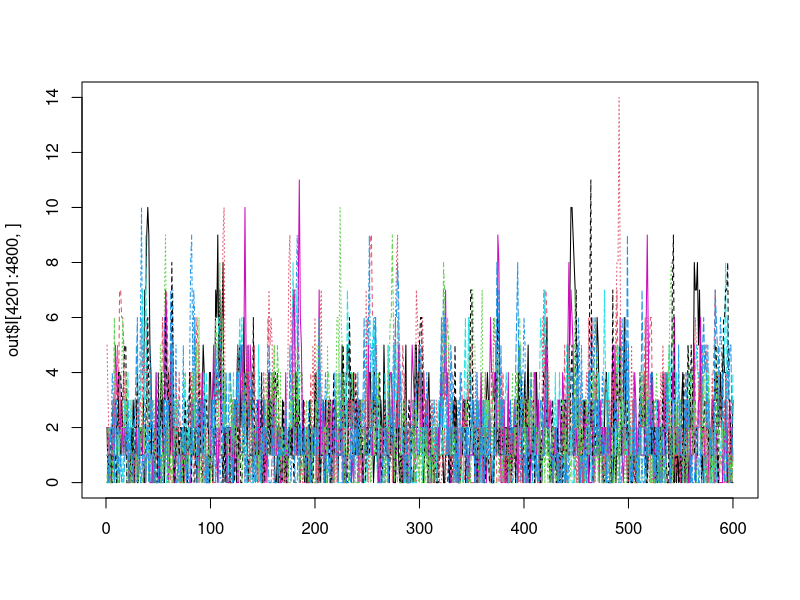

Here is the R script that generated this plot:



#' # init_pop: a function that initializes the target population
#' @param target_pop_size 
#' @param initPropImmune 
#' @param I0 
#'
#' @return 
#' @export
#'
#' @examples init_pop(10000, 0.3, 1)
init_pop <- function(target_pop_size, initPropImmune, I0) {
  immune <- floor(target_pop_size * initPropImmune)
  data.frame(
    S = target_pop_size - immune,
    I = I0,
    R = immune
  )
}

#' infect: a function that infects a proportion of the susceptible population
#'
#' @param births number of births per time period
#' @param migration positive integer number of migrations 
#' @param mortality_rate the number of natural deaths
#' @param run_type the dynamic way to run the function
#' @param browse if true, the browser will be opened for debugging purposes
#' @param beta 
#' @param target_pop 
#' @param rec_duration 
#'
#' @return a list with the current state of the system
#' @export 
#'
#' @examples infect(target_pop = init_pop(1000, 0.15, 1), beta = 0.012, births = 20, migration = 20, rec_duration = 7,mortality_rate = 0.2,run_type = 'det')
#' 
infect <- function(target_pop, 
                   beta, 
                   births, 
                   migration,
                   rec_duration,
                   mortality_rate, 
                   run_type = "det", 
                   browse = F
                   ) {
  
  if (browse) browser()
  
  pop_size <- sum(target_pop)
  
  switch(run_type,
    "det" = {
      It <- min(target_pop$S, beta * target_pop$S * target_pop$I) + migration
    },
    "stoc" = {
      infection_prob <- 1 - exp(-beta * target_pop$I)
      It <- rbinom(1, target_pop$S, infection_prob) + rpois(1, migration)
    }
  )
  pop_forward_step <- data.frame(
    S = target_pop$S + births - It - mortality_rate * target_pop$S,
    I = target_pop$I +  (1/rec_duration)*It,
    R = target_pop$R + (1/rec_duration)*It
  ) 
  return(pop_forward_step)
}


#' Title
#'
#' @param births 
#' @param migration 
#' @param mortality_rate 
#' @param vax_eff 
#' @param vax_rate 
#' @param n_team_type 
#' @param run_type 
#' @param browse 
#' @param target_pop 
#'
#' @return
#' @export
#'
#' @examples vaccinate(target_pop = init_pop(1000, 0.15, 1), births = 20, migration = 20, mortality_rate = 0.2, vax_eff = 0.95, vax_rate = 250, n_team_type = 1)
vaccinate <- function(target_pop, 
                      births, 
                      migration, 
                      mortality_rate, 
                      vax_eff, 
                      vax_rate,
                      n_team_type, 
                      run_type = "det", 
                      browse = F
                      ) {
  
  if (browse) browser()
  
  switch(run_type,
         "det" = {
           Rt <- min(target_pop$S, vax_rate*n_team_type*vax_eff) + migration
         },
         "stoc" = {
           Rt <- rbinom(1, vax_rate*n_team_type, vax_eff) + rpois(1, migration)
         }
  )
  pop_forward_step <- data.frame(
  S = target_pop$S + births - Rt - mortality_rate * target_pop$S,
  I = target_pop$I,
  R = target_pop$R + Rt
  )
  return(pop_forward_step)
}



#' Title
#'
#' @param beta 
#' @param births 
#' @param migration 
#' @param mortality_rate 
#' @param target_pop 
#' @param run_time 
#' @param rec_dur 
#' @param vax_day 
#' @param vax_efficacy 
#' @param orv_duration 
#' @param n_team_type 
#' @param team_performance 
#' @param infect_run_type 
#' @param vax_run_type 
#'
#' @return
#' @export
#'
#' @examples run_simulation(target_pop = init_pop(1000, 0.15, 1), beta = 0.012, run_time = 365, births = 20, migration = 20, mortality_rate = 0.1)
run_simulation <- function(target_pop,
                           beta,
                           run_time,
                           births,
                           migration,
                           mortality_rate,
                           rec_dur,
                           vax_day,
                           vax_efficacy,
                           orv_duration,
                           n_team_type,
                           team_performance,
                           infect_run_type = "det",
                           vax_run_type = "det",
                           browse = F) {


  #beta <- rep(beta, run_time)
  Susc <- target_pop$S
  Infected <- target_pop$I
  Rec <- target_pop$R

  # running parameters
  # timesteps <- 26 * run_time #26 biweeks in a year

  # day before campaign
  
  if(browse) browser()
  simResults <- data.frame(time = 0, S = Susc, I = Infected, R = Rec)

  for (time in 1:run_time) {
    if (!is.na(vax_day) & time < vax_day + 1 | time > vax_day + 1 + round(orv_duration / n_team_type)) {
      infected_pop <- infect(target_pop = simResults[time, -1], beta = beta, births = births, migration = migration, rec_duration = rec_dur, mortality_rate = mortality_rate, run_type = infect_run_type)
      simResults <- rbind(simResults, data.frame(time = time, infected_pop))
    } else if (!is.na(vaxDay) & time >= vaxDay + 1 & time <= vaxDay + 1 + round(orv_duration / n_team_type)) {
      vaccinated_pop <- vaccinate(target_pop = simResults[time, -1], births = births, migration = migration, mortality_rate = mortality_rate, vax_eff = vax_efficacy, vax_rate = team_performance, n_team_type = n_team_type, run_type = vax_run_type)
      simResults <- rbind(simResults, data.frame(time = time, vaccinated_pop))
    } else if (is.na(vaxDay)) {
      infected_pop <- infect(target_pop = simResults[time, -1], beta = beta, births = births, migration = migration, rec_duration = rec_dur, mortality_rate = mortality_rate, run_type = infect_run_type)
      simResults <- rbind(simResults, data.frame(time = time, infected_pop))
    }
  }
  return(simResults)
}

# beta<-source("/Users/mattferrari/Documents/Current Projects/MSF Measles/Measles_Dynamics_ms/Seasonality/MCMC(new)/niamey/niamey_beta.q")$value


SIRstep <- function(S, I, beta, births, migration, mortalityrate) {
  # browser()
  It <- rbinom(1, S, 1 - exp(-beta * I^.95)) + rpois(1, migration) + rpois(1, 1) # migration + extra random introduction external to metapop
  # It<-min(S,S*(1-exp(-beta*I^.95)))+migration
  St <- S - It - floor(mortalityrate * S) + floor(births)
  return(list(S = St, I = It))
}

SIRmeta <- function(S.init, I.init, beta, coupling, scaling, timesteps, births, mortalityrate) {
  Npatches <- length(S.init)
  Susc <- matrix(S.init, nrow = 1)
  Infect <- matrix(I.init, nrow = 1)
  beta.max <- max(beta)
  beta <- beta / beta.max
  beta <- beta^matrix(scaling, nrow = dim(beta)[1], ncol = Npatches, byrow = T)
  beta <- beta.max * beta
  for (i in 2:timesteps) {
    # browser()
    Susc.tmp <- numeric(0)
    Infect.tmp <- numeric(0)
    for (j in 1:Npatches) {
      tmp <- ceiling(24 + 24 * (i / 24 - ceiling(i / 24)))
      beta.i <- runif(1, beta[tmp, j] * .75, beta[tmp, j] * 1.25)
      # browser()
      I.ext <- sum(Infect[i - 1, -j])
      ifelse(I.ext > 0, migr <- min(10, rpois(1, coupling[j, -j] * I.ext)), migr <- 0)
      ifelse(runif(1) > .9, migr <- migr, migr <- 0)
      # browser()
      out.tmp <- SIRstep(Susc[i - 1, j], Infect[i - 1, j], beta.i, births[j], mortalityrate[j], migration = migr)
      Susc.tmp <- c(Susc.tmp, out.tmp$S)
      Infect.tmp <- c(Infect.tmp, out.tmp$I)
      cat(i, "-", j, ".\n")
    }
    Susc <- rbind(Susc, Susc.tmp)
    Infect <- rbind(Infect, Infect.tmp)
    # browser()
    if (sum(Infect.tmp) == 0) {
      break
    }
  }
  return(list(S = Susc, I = Infect))
}


n.patches <- 10

N.init <- 1e7 + rpois(n.patches, 100)
ppn_atrisk <- .4
ppn_vacc <- .95
S.init <- floor(N.init * ppn_atrisk * (1 - ppn_vacc))
############################################
# Birth and death rate based on CIA factbook values
#
b_rate <- rep(0.3 * 0.88 * (50.73 / 24) * (N.init / 1000), n.patches) # vaccinated births
m_rate <- rep((20.91 / 24) / 1000, n.patches)

############################################
# beta <- rep(1e-5,24)
beta <- rep(c(.5e-5, 1e-5, 1.5e-5, 1.5e-5, 1e-5, .5e-5), each = 4) * .007 # seasonal transmission rate
beta.sim <- matrix(smooth.spline(beta)$y, nrow = 24, ncol = n.patches, byrow = F) # make transmission rate smooth, apply to all locations

I.init <- 100 + rpois(n.patches, 3)
years <- 200
Tmax <- 24 * years
coupling <- matrix(0.01, n.patches, n.patches)

out <- SIRmeta(S.init, I.init, beta = beta.sim, coupling = coupling, scaling = 1, timesteps = 24 * years, births = b_rate, mortalityrate = m_rate)
# plot(out$I[4201:4800],type="l")
matplot(out$I[4201:4800, ], type = "l")